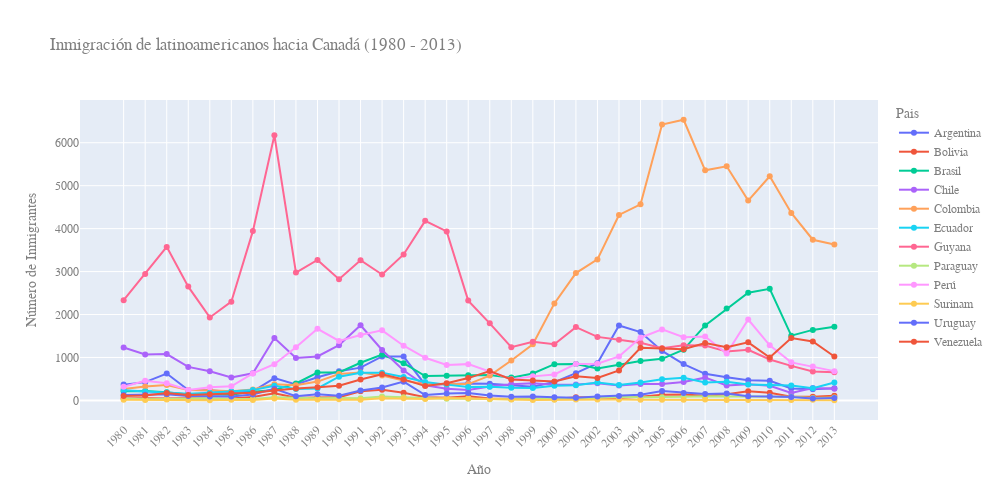

Write notebook code for a chart like this one.
### Code cell
fig = px.line(
    sudamerica,
    x=sudamerica.index,
    y=sudamerica.columns,
    title="Inmigración de latinoamericanos hacia Canadá (1980 - 2013)",
    color='Pais',
    markers=True
)

fig.update_layout(
    width=1000,
    height=500,
    xaxis={"tickangle": -45},
    xaxis_title="Año",
    yaxis_title="Número de Inmigrantes",
    font_family="Arial",
    font_size=12,
    font_color="gray",
)

fig.show()

### Figure 1 — Plotly figure (JSON) as saved in the notebook; plotly's stock layout.template omitted (floating-point values rounded to 4 significant figures)
{"data": [{"hovertemplate": "Pais=Argentina<br>index=%{x}<br>value=%{y}<extra></extra>", "legendgroup": "Argentina", "line": {"color": "#636efa", "dash": "solid"}, "marker": {"symbol": "circle"}, "mode": "lines+markers", "name": "Argentina", "orientation": "v", "showlegend": true, "type": "scatter", "x": ["1980", "1981", "1982", "1983", "1984", "1985", "1986", "1987", "1988", "1989", "1990", "1991", "1992", "1993", "1994", "1995", "1996", "1997", "1998", "1999", "2000", "2001", "2002", "2003", "2004", "2005", "2006", "2007", "2008", "2009", "2010", "2011", "2012", "2013"], "xaxis": "x", "y": [368, 426, 626, 241, 237, 196, 213, 519, 374, 538, 678, 763, 1023, 1022, 366, 380, 396, 391, 349, 318, 427, 635, 865, 1745, 1591, 1153, 847, 620, 540, 467, 459, 278, 263, 282], "yaxis": "y"}, {"hovertemplate": "Pais=Bolivia<br>index=%{x}<br>value=%{y}<extra></extra>", "legendgroup": "Bolivia", "line": {"color": "#EF553B", "dash": "solid"}, "marker": {"symbol": "circle"}, "mode": "lines+markers", "name": "Bolivia", "orientation": "v", "showlegend": true, "type": "scatter", "x": ["1980", "1981", "1982", "1983", "1984", "1985", "1986", "1987", "1988", "1989", "1990", "1991", "1992", "1993", "1994", "1995", "1996", "1997", "1998", "1999", "2000", "2001", "2002", "2003", "2004", "2005", "2006", "2007", "2008", "2009", "2010", "2011", "2012", "2013"], "xaxis": "x", "y": [44, 52, 42, 49, 38, 44, 79, 165, 63, 68, 71, 214, 247, 180, 75, 61, 96, 43, 33, 42, 33, 72, 57, 59, 85, 134, 139, 107, 143, 214, 180, 86, 83, 107], "yaxis": "y"}, {"hovertemplate": "Pais=Brasil<br>index=%{x}<br>value=%{y}<extra></extra>", "legendgroup": "Brasil", "line": {"color": "#00cc96", "dash": "solid"}, "marker": {"symbol": "circle"}, "mode": "lines+markers", "name": "Brasil", "orientation": "v", "showlegend": true, "type": "scatter", "x": ["1980", "1981", "1982", "1983", "1984", "1985", "1986", "1987", "1988", "1989", "1990", "1991", "1992", "1993", "1994", "1995", "1996", "1997", "1998", "1999", "2000", "2001", "2002", "2003", "2004", "2005", "2006", "2007", "2008", "2009", "2010", "2011", "2012", "2013"], "xaxis": "x", "y": [211, 220, 192, 139, 145, 130, 205, 244, 394, 650, 650, 877, 1066, 866, 566, 572, 586, 591, 531, 626, 845, 847, 745, 839, 917, 969, 1181, 1746, 2138, 2509, 2598, 1508, 1642, 1714], "yaxis": "y"}, {"hovertemplate": "Pais=Chile<br>index=%{x}<br>value=%{y}<extra></extra>", "legendgroup": "Chile", "line": {"color": "#ab63fa", "dash": "solid"}, "marker": {"symbol": "circle"}, "mode": "lines+markers", "name": "Chile", "orientation": "v", "showlegend": true, "type": "scatter", "x": ["1980", "1981", "1982", "1983", "1984", "1985", "1986", "1987", "1988", "1989", "1990", "1991", "1992", "1993", "1994", "1995", "1996", "1997", "1998", "1999", "2000", "2001", "2002", "2003", "2004", "2005", "2006", "2007", "2008", "2009", "2010", "2011", "2012", "2013"], "xaxis": "x", "y": [1233, 1069, 1078, 781, 681, 533, 633, 1454, 990, 1023, 1286, 1749, 1175, 697, 352, 273, 244, 325, 376, 397, 366, 369, 401, 347, 383, 384, 427, 530, 350, 375, 340, 174, 291, 273], "yaxis": "y"}, {"hovertemplate": "Pais=Colombia<br>index=%{x}<br>value=%{y}<extra></extra>", "legendgroup": "Colombia", "line": {"color": "#FFA15A", "dash": "solid"}, "marker": {"symbol": "circle"}, "mode": "lines+markers", "name": "Colombia", "orientation": "v", "showlegend": true, "type": "scatter", "x": ["1980", "1981", "1982", "1983", "1984", "1985", "1986", "1987", "1988", "1989", "1990", "1991", "1992", "1993", "1994", "1995", "1996", "1997", "1998", "1999", "2000", "2001", "2002", "2003", "2004", "2005", "2006", "2007", "2008", "2009", "2010", "2011", "2012", "2013"], "xaxis": "x", "y": [266, 326, 360, 244, 235, 214, 257, 376, 352, 439, 614, 652, 582, 464, 375, 371, 381, 578, 929, 1306, 2259, 2965, 3283, 4318, 4566, 6424, 6535, 5357, 5452, 4652, 5218, 4366, 3741, 3631], "yaxis": "y"}, {"hovertemplate": "Pais=Ecuador<br>index=%{x}<br>value=%{y}<extra></extra>", "legendgroup": "Ecuador", "line": {"color": "#19d3f3", "dash": "solid"}, "marker": {"symbol": "circle"}, "mode": "lines+markers", "name": "Ecuador", "orientation": "v", "showlegend": true, "type": "scatter", "x": ["1980", "1981", "1982", "1983", "1984", "1985", "1986", "1987", "1988", "1989", "1990", "1991", "1992", "1993", "1994", "1995", "1996", "1997", "1998", "1999", "2000", "2001", "2002", "2003", "2004", "2005", "2006", "2007", "2008", "2009", "2010", "2011", "2012", "2013"], "xaxis": "x", "y": [238, 207, 184, 155, 179, 208, 240, 344, 265, 278, 552, 643, 644, 547, 431, 368, 310, 317, 295, 291, 342, 353, 418, 361, 417, 491, 525, 419, 437, 373, 353, 348, 282, 418], "yaxis": "y"}, {"hovertemplate": "Pais=Guyana<br>index=%{x}<br>value=%{y}<extra></extra>", "legendgroup": "Guyana", "line": {"color": "#FF6692", "dash": "solid"}, "marker": {"symbol": "circle"}, "mode": "lines+markers", "name": "Guyana", "orientation": "v", "showlegend": true, "type": "scatter", "x": ["1980", "1981", "1982", "1983", "1984", "1985", "1986", "1987", "1988", "1989", "1990", "1991", "1992", "1993", "1994", "1995", "1996", "1997", "1998", "1999", "2000", "2001", "2002", "2003", "2004", "2005", "2006", "2007", "2008", "2009", "2010", "2011", "2012", "2013"], "xaxis": "x", "y": [2334, 2943, 3575, 2650, 1932, 2299, 3942, 6174, 2977, 3270, 2824, 3266, 2932, 3399, 4181, 3935, 2324, 1795, 1238, 1366, 1308, 1707, 1479, 1410, 1341, 1215, 1286, 1277, 1137, 1180, 953, 804, 676, 656], "yaxis": "y"}, {"hovertemplate": "Pais=Paraguay<br>index=%{x}<br>value=%{y}<extra></extra>", "legendgroup": "Paraguay", "line": {"color": "#B6E880", "dash": "solid"}, "marker": {"symbol": "circle"}, "mode": "lines+markers", "name": "Paraguay", "orientation": "v", "showlegend": true, "type": "scatter", "x": ["1980", "1981", "1982", "1983", "1984", "1985", "1986", "1987", "1988", "1989", "1990", "1991", "1992", "1993", "1994", "1995", "1996", "1997", "1998", "1999", "2000", "2001", "2002", "2003", "2004", "2005", "2006", "2007", "2008", "2009", "2010", "2011", "2012", "2013"], "xaxis": "x", "y": [45, 26, 32, 40, 48, 36, 34, 72, 53, 48, 56, 51, 94, 75, 46, 39, 38, 30, 25, 34, 29, 34, 60, 88, 74, 75, 88, 98, 95, 88, 89, 83, 55, 66], "yaxis": "y"}, {"hovertemplate": "Pais=Perú<br>index=%{x}<br>value=%{y}<extra></extra>", "legendgroup": "Perú", "line": {"color": "#FF97FF", "dash": "solid"}, "marker": {"symbol": "circle"}, "mode": "lines+markers", "name": "Perú", "orientation": "v", "showlegend": true, "type": "scatter", "x": ["1980", "1981", "1982", "1983", "1984", "1985", "1986", "1987", "1988", "1989", "1990", "1991", "1992", "1993", "1994", "1995", "1996", "1997", "1998", "1999", "2000", "2001", "2002", "2003", "2004", "2005", "2006", "2007", "2008", "2009", "2010", "2011", "2012", "2013"], "xaxis": "x", "y": [317, 456, 401, 241, 306, 328, 628, 843, 1237, 1667, 1384, 1522, 1632, 1274, 993, 827, 845, 676, 493, 560, 603, 849, 855, 1023, 1460, 1653, 1473, 1490, 1094, 1884, 1283, 886, 787, 682], "yaxis": "y"}, {"hovertemplate": "Pais=Surinam<br>index=%{x}<br>value=%{y}<extra></extra>", "legendgroup": "Surinam", "line": {"color": "#FECB52", "dash": "solid"}, "marker": {"symbol": "circle"}, "mode": "lines+markers", "name": "Surinam", "orientation": "v", "showlegend": true, "type": "scatter", "x": ["1980", "1981", "1982", "1983", "1984", "1985", "1986", "1987", "1988", "1989", "1990", "1991", "1992", "1993", "1994", "1995", "1996", "1997", "1998", "1999", "2000", "2001", "2002", "2003", "2004", "2005", "2006", "2007", "2008", "2009", "2010", "2011", "2012", "2013"], "xaxis": "x", "y": [15, 10, 21, 12, 5, 16, 7, 46, 16, 24, 26, 13, 53, 51, 32, 58, 51, 35, 22, 11, 16, 22, 22, 22, 17, 15, 16, 20, 9, 12, 13, 11, 16, 4], "yaxis": "y"}, {"hovertemplate": "Pais=Uruguay<br>index=%{x}<br>value=%{y}<extra></extra>", "legendgroup": "Uruguay", "line": {"color": "#636efa", "dash": "solid"}, "marker": {"symbol": "circle"}, "mode": "lines+markers", "name": "Uruguay", "orientation": "v", "showlegend": true, "type": "scatter", "x": ["1980", "1981", "1982", "1983", "1984", "1985", "1986", "1987", "1988", "1989", "1990", "1991", "1992", "1993", "1994", "1995", "1996", "1997", "1998", "1999", "2000", "2001", "2002", "2003", "2004", "2005", "2006", "2007", "2008", "2009", "2010", "2011", "2012", "2013"], "xaxis": "x", "y": [128, 132, 146, 105, 90, 92, 137, 269, 99, 144, 111, 229, 299, 437, 125, 164, 171, 117, 87, 93, 75, 64, 91, 103, 130, 217, 175, 147, 160, 99, 93, 81, 47, 58], "yaxis": "y"}, {"hovertemplate": "Pais=Venezuela<br>index=%{x}<br>value=%{y}<extra></extra>", "legendgroup": "Venezuela", "line": {"color": "#EF553B", "dash": "solid"}, "marker": {"symbol": "circle"}, "mode": "lines+markers", "name": "Venezuela", "orientation": "v", "showlegend": true, "type": "scatter", "x": ["1980", "1981", "1982", "1983", "1984", "1985", "1986", "1987", "1988", "1989", "1990", "1991", "1992", "1993", "1994", "1995", "1996", "1997", "1998", "1999", "2000", "2001", "2002", "2003", "2004", "2005", "2006", "2007", "2008", "2009", "2010", "2011", "2012", "2013"], "xaxis": "x", "y": [103, 117, 174, 124, 142, 165, 179, 229, 279, 304, 344, 487, 610, 490, 334, 402, 520, 686, 489, 464, 443, 560, 524, 699, 1224, 1211, 1192, 1335, 1239, 1353, 998, 1452, 1373, 1022], "yaxis": "y"}], "layout": {"font": {"color": "gray", "family": "Arial", "size": 12}, "height": 500, "legend": {"title": {"text": "Pais"}, "tracegroupgap": 0}, "title": {"text": "Inmigración de latinoamericanos hacia Canadá (1980 - 2013)"}, "width": 1000, "xaxis": {"anchor": "y", "domain": [0, 1], "tickangle": -45, "title": {"text": "Año"}}, "yaxis": {"anchor": "x", "domain": [0, 1], "title": {"text": "Número de Inmigrantes"}}}}
